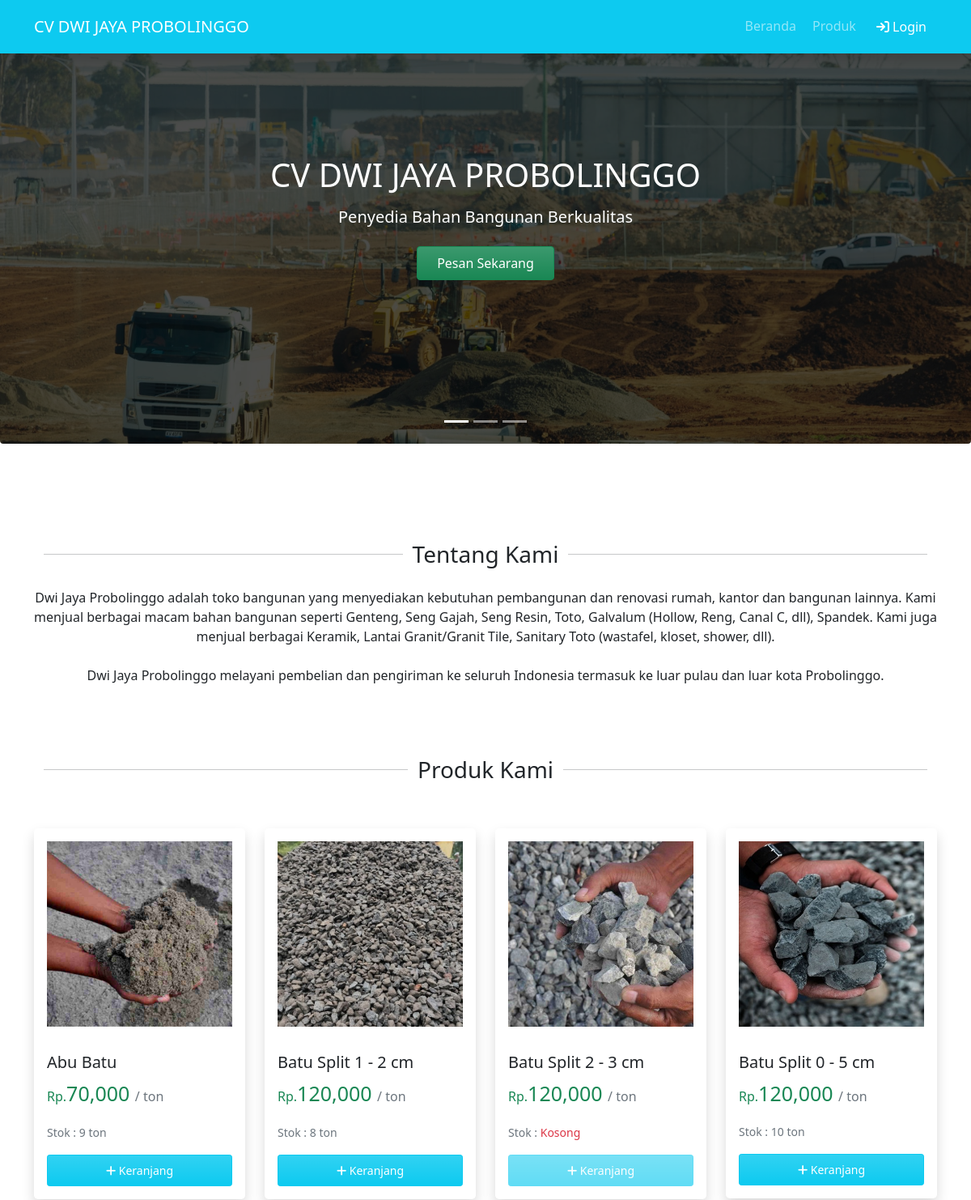
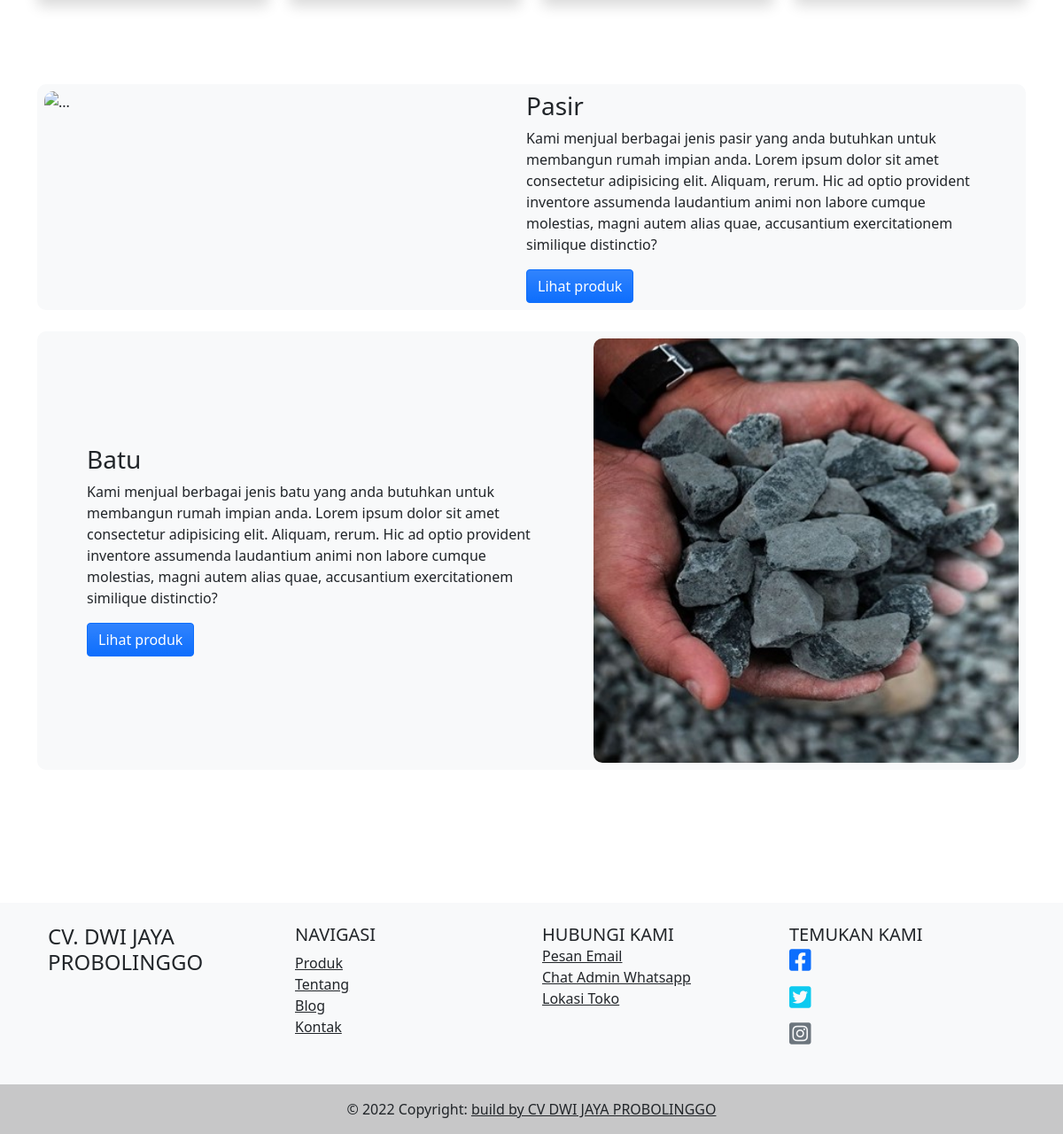
The page / on the database its author committed (2 pictures, top to bottom).
### tables this page shows
CREATE TABLE `stok` (
  `id_stok` int(11) NOT NULL,
  `id_produk` int(11) NOT NULL DEFAULT 0,
  `stok_produk` int(11) NOT NULL DEFAULT 0,
  `produk_terjual` int(11) NOT NULL DEFAULT 0
);

CREATE TABLE `produk` (
  `id_produk` int(11) NOT NULL,
  `nama_produk` varchar(50) NOT NULL DEFAULT '0',
  `unit` varchar(10) NOT NULL DEFAULT '0',
  `harga_produk` int(11) NOT NULL DEFAULT 0,
  `foto` varchar(50) NOT NULL DEFAULT '0'
);

### index.php (the view, shortened to what this page needs)
<?php
$conn = connect_DB();
$sql = "SELECT * FROM produk JOIN stok WHERE produk.id_produk=stok.id_produk";
$res = mysqli_query($conn, $sql);
$produk = [];
while ($row = mysqli_fetch_assoc($res)) {
  $produk[] = $row;
}
?>
<?php require 'Comp/header.php'; ?>
<?php require 'Comp/navbar.php'; ?>
<?php require 'Comp/jumbotron.php' ?>
<section class="main mt-4 pt-5" style="min-height: 88vh;">
  <div class="container mt-5">
    <div class="d-flex justify-content-between">
      <div class="container-fluid">
        <hr>
      </div>
      <h3 class="text-center text-break text-nowrap">Tentang Kami</h3>
      <div class="container-fluid">
        <hr>
      </div>
    </div>
    <p class="text-center my-3">
      Dwi Jaya Probolinggo adalah toko bangunan yang menyediakan kebutuhan pembangunan dan renovasi rumah, kantor dan bangunan lainnya. Kami menjual berbagai macam bahan bangunan seperti Genteng, Seng Gajah, Seng Resin, Toto, Galvalum (Hollow, Reng, Canal C, dll), Spandek. Kami juga menjual berbagai Keramik, Lantai Granit/Granit Tile, Sanitary Toto (wastafel, kloset, shower, dll).
      <br><br>
      Dwi Jaya Probolinggo melayani pembelian dan pengiriman ke seluruh Indonesia termasuk ke luar pulau dan luar kota Probolinggo.
    </p>
  </div>
  <br><br><br>
  <div class="container">
    <div class="d-flex justify-content-between">
      <div class="container-fluid">
        <hr>
      </div>
      <h3 class="text-center text-break text-nowrap">Produk Kami</h3>
      <div class="container-fluid">
        <hr>
      </div>
    </div>
    <br><br>
    <div class="row">
      <?php for ($i = 0; $i < 4; $i++) : ?>
        <div class="col-md-3 col-6 mb-4">
          <div class="card shadow rounded-3 border-0">
            <img class="card-img-top p-3 zoom-img" src="foto_produk/<?= $produk[$i]['foto'] ?>" alt="Card image cap">
            <div class="card-body">
              <h5 class="card-title"><?= $produk[$i]['nama_produk'] ?></h5>
              <p class="text-secondary"><span class="text-success">Rp.</span><span class="text-success" style="font-size: 25px;"><?= number_format($produk[$i]['harga_produk']) ?> </span>/ <?= $produk[$i]["unit"] ?></p>
              <?php if ($produk[$i]["stok_produk"] == 0 || ($produk[$i]["stok_produk"] - $produk[$i]["produk_terjual"]) == 0) {
              ?>
                <p class="text-secondary">
                  <small>
                    Stok : <span class="text-danger">Kosong</span>
                  </small>
                </p>
                <button type="button" class="btn btn-info btn-sm bg-gradient col-12 text-white py-2" disabled><i class="fa-solid fa-plus"></i> Keranjang</button>
              <?php } else { ?>
                <p class="text-secondary">
                  <small>
                    Stok : <?= $produk[$i]["stok_produk"] . " " . $produk[$i]["unit"]; ?>
                  </small>
                </p>
                <?php if (isset($_SESSION['login'])) { ?>
                  <?php if (!empty($_SESSION['keranjang'][$produk[$i]['id_produk']]) && $_SESSION['keranjang'][$produk[$i]['id_produk']] < $produk[$i]["stok_produk"]) { ?>
                    <button type="button" data-bs-toggle="modal" data-bs-target="#barang<?= $i ?>" class="btn btn-info btn-sm bg-gradient col-12 text-white py-2 zoom"><i class="fa-solid fa-plus"></i> Keranjang</button>
                  <?php } else if (empty($_SESSION['keranjang'][$produk[$i]['id_produk']])) { ?>
                    <button type="button" data-bs-toggle="modal" data-bs-target="#barang<?= $i ?>" class="btn btn-info btn-sm bg-gradient col-12 text-white py-2 zoom"><i class="fa-solid fa-plus"></i> Keranjang</button>
                  <?php } else { ?>
                    <a class="btn btn-info btn-sm bg-gradient col-12 text-white py-2 zoom" onclick="alert('Sudah mencapai limit stok!')"><i class="fa-solid fa-plus"></i> Keranjang</a>
                  <?php } ?>
                <?php } else { ?>
                  <a class="btn btn-info btn-sm bg-gradient col-12 text-white py-2 zoom" onclick="alert('Silahkan login terlebih dahulu!')"><i class="fa-solid fa-plus"></i> Keranjang</a>
                <?php } ?>
              <?php }  ?>
            </div>
          </div>
        </div>
      <?php endfor; ?>
    </div>
    <br><br><br>
    <div class="d-sm-flex d-none position-relative bg-light p-2" style="border-radius: 10px;">
      <img src="foto_produk/pasir.jpg" class="flex-shrink-0 me-3 zoom zoom-img" alt="..." style="width : 480px; border-radius: 10px;">
      <div class="my-auto mx-5">
        <h3 class="mt-0">Pasir</h3>
        <p>Kami menjual berbagai jenis pasir yang anda butuhkan untuk membangun rumah impian anda. Lorem ipsum dolor sit amet consectetur adipisicing elit. Aliquam, rerum. Hic ad optio provident inventore assumenda laudantium animi non labore cumque molestias, magni autem alias quae, accusantium exercitationem similique distinctio?</p>
        <form action="produk.php" method="POST">
          <button type="submit" class="btn btn-primary bg-gradient text-white">Lihat produk</a>
        </form>
      </div>
    </div>
    <br>
    <div class="d-sm-flex d-none position-relative bg-light p-2" style="border-radius: 10px;">
      <div class="my-auto mx-5">
        <h3 class="mt-0">Batu</h3>
        <p>Kami menjual berbagai jenis batu yang anda butuhkan untuk membangun rumah impian anda. Lorem ipsum dolor sit amet consectetur adipisicing elit. Aliquam, rerum. Hic ad optio provident inventore assumenda laudantium animi non labore cumque molestias, magni autem alias quae, accusantium exercitationem similique distinctio?</p>
        <form action="produk.php" method="POST">
          <button type="submit" class="btn btn-primary bg-gradient text-white">Lihat produk</a>
        </form>
      </div>
      <img src="foto_produk/2.-BATU-SPLIT.jpg" class="flex-shrink-0 mw-3 zoom zoom-img" alt="..." style="width : 480px; border-radius: 10px;">
    </div>
  </div>
</section>
<footer class="bg-light text-center text-lg-start" style="margin-top: 150px;">
  <div class="container p-4">
    <div class="row">
      <div class="col-lg-3 col-md-6 mb-4 mb-md-0">
        <h4 class="text-uppercase">CV. DWI JAYA PROBOLINGGO</h4>
      </div>
      <div class="col-lg-3 col-md-6 mb-4 mb-md-0">
        <h5 class="text-uppercase">Navigasi</h5>
        <ul class="list-unstyled mb-0">
          <li>
            <a href="#" class="text-dark">Produk</a>
          </li>
          <li>
            <a href="#" class="text-dark">Tentang</a>
          </li>
          <li>
            <a href="#" class="text-dark">Blog</a>
          </li>
          <li>
            <a href="#" class="text-dark">Kontak</a>
          </li>
        </ul>
      </div>
      <div class="col-lg-3 col-md-6 mb-4 mb-md-0">
        <h5 class="text-uppercase mb-0">Hubungi Kami</h5>
        <ul class="list-unstyled">
          <li>
            <a href="#" class="text-dark">Pesan Email</a>
          </li>
          <li>
            <a href="#" class="text-dark">Chat Admin Whatsapp</a>
          </li>
          <li>
            <a href="#" class="text-dark">Lokasi Toko</a>
          </li>
        </ul>
      </div>
      <div class="col-lg-3 col-md-6 mb-4 mb-md-0">
        <h5 class="text-uppercase mb-0">Temukan Kami</h5>
        <ul class="list-unstyled">
          <li>
            <a href="#" class="text-primary">
              <h3>
                <i class="fa-brands fa-facebook-square"></i>
              </h3>
            </a>
          </li>
          <li>
            <a href="#" class="text-info">
              <h3>
                <i class="fa-brands fa-twitter-square"></i>
              </h3>
            </a>
          </li>
          <li>
            <a href="#" class="text-secondary">
              <h3>
                <i class="fa-brands fa-instagram-square"></i>
              </h3>
            </a>
          </li>
        </ul>
      </div>
    </div>
  </div>
  <div class="text-center p-3" style="background-color: rgba(0, 0, 0, 0.2);">
    © 2022 Copyright:
    <a class="text-dark" href="#">build by CV DWI JAYA PROBOLINGGO</a>
  </div>
</footer>
<?php include 'Comp/footer.php'; ?>

### index.php (style rules this page uses)
footer { text-align: center; }
.zoom, .zoom-img { transition: all ease-in-out 0.4s; }

### rows shown on the page
stok: id_produk.foto (picture), id_produk.nama_produk "Abu Batu", id_produk.harga_produk "70,000", id_produk.unit "ton", stok_produk "9", shows "Keranjang"
stok: id_produk.foto (picture), id_produk.nama_produk "Batu Split 1 - 2 cm", id_produk.harga_produk "120,000", id_produk.unit "ton", stok_produk "8", shows "Keranjang"
stok: id_produk.foto (picture), id_produk.nama_produk "Batu Split 2 - 3 cm", id_produk.harga_produk "120,000", id_produk.unit "ton", shows "Stok :", stok_produk "Kosong"
stok: id_produk.foto (picture), id_produk.nama_produk "Batu Split 0 - 5 cm", id_produk.harga_produk "120,000", id_produk.unit "ton", stok_produk "10", shows "Keranjang"
